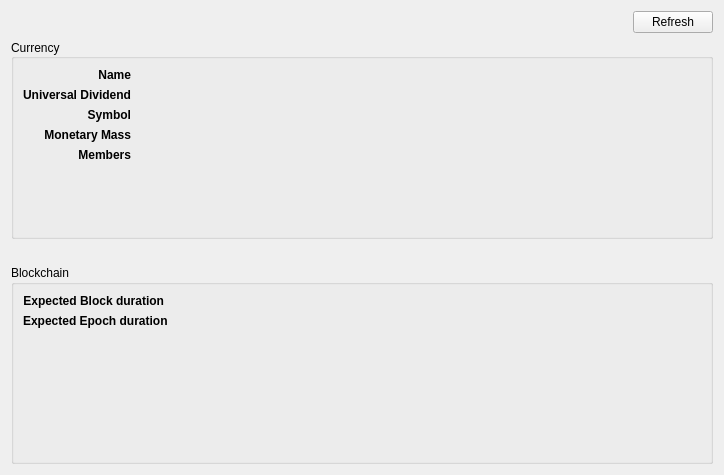
<?xml version="1.0" encoding="UTF-8"?>
<ui version="4.0">
 <class>currencyWidget</class>
 <widget class="QWidget" name="currencyWidget">
  <property name="geometry">
   <rect>
    <x>0</x>
    <y>0</y>
    <width>724</width>
    <height>475</height>
   </rect>
  </property>
  <property name="windowTitle">
   <string>Currency parameters</string>
  </property>
  <layout class="QVBoxLayout" name="verticalLayout">
   <item alignment="Qt::AlignRight">
    <widget class="QPushButton" name="refreshButton">
     <property name="sizePolicy">
      <sizepolicy hsizetype="Fixed" vsizetype="Fixed">
       <horstretch>0</horstretch>
       <verstretch>0</verstretch>
      </sizepolicy>
     </property>
     <property name="text">
      <string>Refresh</string>
     </property>
     <property name="icon">
      <iconset resource="../../icons/tikka.slots.pyqt.resources.icons.index.qrc">
       <normaloff>:/icons/refresh_icon</normaloff>:/icons/refresh_icon</iconset>
     </property>
    </widget>
   </item>
   <item>
    <widget class="QGroupBox" name="groupBox">
     <property name="title">
      <string>Currency</string>
     </property>
     <property name="alignment">
      <set>Qt::AlignLeading|Qt::AlignLeft|Qt::AlignVCenter</set>
     </property>
     <layout class="QFormLayout" name="formLayout_2">
      <property name="labelAlignment">
       <set>Qt::AlignRight|Qt::AlignTrailing|Qt::AlignVCenter</set>
      </property>
      <item row="0" column="0">
       <widget class="QLabel" name="nameLabel">
        <property name="font">
         <font>
          <weight>75</weight>
          <bold>true</bold>
         </font>
        </property>
        <property name="text">
         <string>Name</string>
        </property>
        <property name="alignment">
         <set>Qt::AlignRight|Qt::AlignTrailing|Qt::AlignVCenter</set>
        </property>
       </widget>
      </item>
      <item row="1" column="0">
       <widget class="QLabel" name="universalDividendLabel">
        <property name="font">
         <font>
          <weight>75</weight>
          <bold>true</bold>
         </font>
        </property>
        <property name="text">
         <string>Universal Dividend</string>
        </property>
        <property name="alignment">
         <set>Qt::AlignRight|Qt::AlignTrailing|Qt::AlignVCenter</set>
        </property>
       </widget>
      </item>
      <item row="2" column="0">
       <widget class="QLabel" name="symbolLabel">
        <property name="font">
         <font>
          <weight>75</weight>
          <bold>true</bold>
         </font>
        </property>
        <property name="text">
         <string>Symbol</string>
        </property>
        <property name="alignment">
         <set>Qt::AlignRight|Qt::AlignTrailing|Qt::AlignVCenter</set>
        </property>
       </widget>
      </item>
      <item row="3" column="0">
       <widget class="QLabel" name="monetaryMassLabel">
        <property name="font">
         <font>
          <weight>75</weight>
          <bold>true</bold>
         </font>
        </property>
        <property name="text">
         <string>Monetary Mass</string>
        </property>
        <property name="alignment">
         <set>Qt::AlignRight|Qt::AlignTrailing|Qt::AlignVCenter</set>
        </property>
       </widget>
      </item>
      <item row="4" column="0">
       <widget class="QLabel" name="membersLabel">
        <property name="font">
         <font>
          <weight>75</weight>
          <bold>true</bold>
         </font>
        </property>
        <property name="text">
         <string>Members</string>
        </property>
        <property name="alignment">
         <set>Qt::AlignRight|Qt::AlignTrailing|Qt::AlignVCenter</set>
        </property>
       </widget>
      </item>
      <item row="4" column="1">
       <widget class="QLabel" name="membersValueLabel">
        <property name="text">
         <string/>
        </property>
       </widget>
      </item>
      <item row="1" column="1">
       <widget class="QLabel" name="universalDividendValueLabel">
        <property name="text">
         <string/>
        </property>
       </widget>
      </item>
      <item row="3" column="1">
       <widget class="QLabel" name="monetaryMassValueLabel">
        <property name="text">
         <string/>
        </property>
       </widget>
      </item>
      <item row="2" column="1">
       <widget class="QLabel" name="symbolValueLabel">
        <property name="text">
         <string/>
        </property>
       </widget>
      </item>
      <item row="0" column="1">
       <widget class="QLabel" name="nameValueLabel">
        <property name="text">
         <string/>
        </property>
       </widget>
      </item>
     </layout>
    </widget>
   </item>
   <item>
    <widget class="QLabel" name="errorLabel">
     <property name="sizePolicy">
      <sizepolicy hsizetype="Preferred" vsizetype="Fixed">
       <horstretch>0</horstretch>
       <verstretch>0</verstretch>
      </sizepolicy>
     </property>
     <property name="styleSheet">
      <string notr="true">color: red</string>
     </property>
     <property name="text">
      <string/>
     </property>
     <property name="alignment">
      <set>Qt::AlignCenter</set>
     </property>
    </widget>
   </item>
   <item>
    <widget class="QGroupBox" name="groupBox_2">
     <property name="title">
      <string>Blockchain</string>
     </property>
     <layout class="QFormLayout" name="formLayout_3">
      <item row="0" column="0">
       <widget class="QLabel" name="expectedBlockDurationLabel">
        <property name="font">
         <font>
          <weight>75</weight>
          <bold>true</bold>
         </font>
        </property>
        <property name="text">
         <string>Expected Block duration</string>
        </property>
        <property name="alignment">
         <set>Qt::AlignRight|Qt::AlignTrailing|Qt::AlignVCenter</set>
        </property>
       </widget>
      </item>
      <item row="0" column="1">
       <widget class="QLabel" name="expectedBlockDurationValueLabel">
        <property name="text">
         <string/>
        </property>
       </widget>
      </item>
      <item row="1" column="0">
       <widget class="QLabel" name="expectedEpochDurationLabel">
        <property name="font">
         <font>
          <weight>75</weight>
          <bold>true</bold>
         </font>
        </property>
        <property name="text">
         <string>Expected Epoch duration</string>
        </property>
       </widget>
      </item>
      <item row="1" column="1">
       <widget class="QLabel" name="expectedEpochDurationValueLabel">
        <property name="text">
         <string/>
        </property>
       </widget>
      </item>
     </layout>
    </widget>
   </item>
  </layout>
 </widget>
 <resources>
  <include location="../../icons/tikka.slots.pyqt.resources.icons.index.qrc"/>
 </resources>
 <connections/>
</ui>
